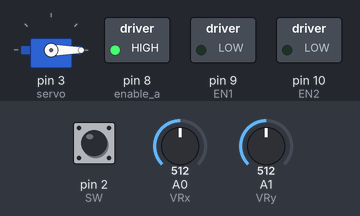
Recording of a sketch running on a simulated Arduino Uno, built with avr-gcc and run on an emulated ATmega328P. Shown: servo, switched loads named in the sketch (green lamp = pin HIGH). The inputs (shaded band) are chosen by the test bench; at power-on: A0 (VRx) = 512, A1 (VRy) = 512, pin 2 (SW) HIGH.

Above: at 1.2 s.
1.3 s: A0 (VRx) set to 461
2.8 s: A0 (VRx) set to 433
At 2.95 s:
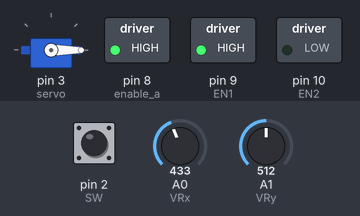
5.8 s: A0 (VRx) set to 610
At 5.95 s:
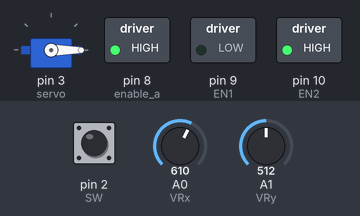
11.8 s: A0 (VRx) set to 586
At 12.2 s:
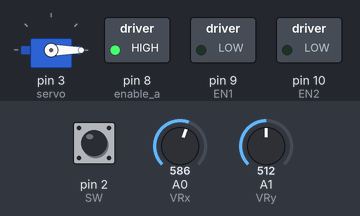
13.3 s: A1 (VRy) set to 584
14.8 s: A1 (VRy) set to 618
At 17.2 s:
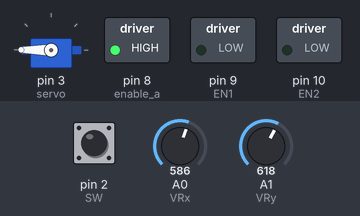
Timing chart, 0 to 18.7 s (numbered marks = the images above; inputs shaded):
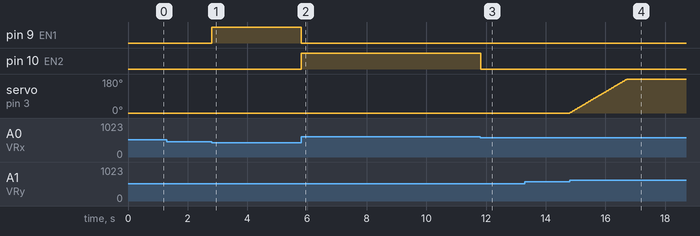

Measured:
- the behaviour switches between 450 and 449 on A0 (VRx) (found by bisection; images 0 and 1)
- the behaviour switches between 601 and 600 on A0 (VRx) (found by bisection; images 2 and 3)
- the behaviour switches between 600 and 601 on A1 (VRy) (found by bisection; images 3 and 4)
- after the input at 1.3 s, every drawn part: stays the same
- after the input at 2.8 s, pin 9 (EN1): LOW → HIGH at once
- after the input at 5.8 s, pin 9 (EN1): HIGH → LOW at once; pin 10 (EN2): LOW → HIGH at once
- after the input at 11.8 s, pin 10 (EN2): HIGH → LOW at once
- after the input at 13.3 s, every drawn part: stays the same
- after the input at 14.8 s, servo on pin 3 (servo): moves from 0° to 180° over 1.9 s, starting at once

The sketch:

fran.ino
```cpp
#include <Servo.h>
#include <Ultrasonic.h>

#define echo 4
#define trigger 5
#define VRx A0
#define VRy A1
#define SW 2

#define enable_a 8
#define EN1 9
#define EN2 10

Servo servo;
Ultrasonic ultrasonic(trigger, echo);
int pos, x_axe, y_axe, count;

void setup(){
  servo.attach(3);
  pinMode(VRx, INPUT);
  pinMode(VRy, INPUT);
  pinMode(SW,INPUT_PULLUP);

  pinMode(enable_a, OUTPUT);
  pinMode(EN1, OUTPUT);
  pinMode(EN2, OUTPUT);

  digitalWrite(enable_a,HIGH);
  servo.write(0);
  Serial.begin(9600);
  attachInterrupt(digitalPinToInterrupt(SW),range, FALLING);

}

String joystick(){
  x_axe=analogRead(VRx);
  y_axe=analogRead(VRy);
  bool xchange=x_axe<450;
  bool x2change=x_axe>600;
  bool ychange=y_axe<450;
  bool y2change=y_axe>600;
  String join =
  String (xchange)+
  String(x2change)+
  String(ychange)+
  String(y2change);

  return join;

}

void dcMotor (String control){
  if (control=="1000"){
    digitalWrite(EN1, HIGH);
    digitalWrite(EN2, LOW);
    delay(300);
  }
  if(control=="0100"){
    digitalWrite(EN1, LOW);
    digitalWrite(EN2, HIGH);
    delay(300);
  }
  digitalWrite(EN1, LOW);
  digitalWrite(EN2, LOW);
}

void servoMotor(String control){
  if(control=="0010" && pos > 0){
    pos--;
    servo.write(pos);
    delay(10);
  }
  if (control=="0001" && pos < 180){
    pos++;
    servo.write(pos);
    delay(10);
  }
}

void range(){
  int microsec;
  int cm;
  if(millis()-count>600){
    microsec = ultrasonic.timing ();
    cm= ultrasonic.convert (microsec, Ultrasonic::CM);
    Serial.print('\n');
    Serial.print("TOTAL DISTANCE : ");
    Serial.print(cm);
    Serial.print(" cm");
    delay(100);
    count=millis();
  }
}
void loop(){
  String teste = joystick();
  servoMotor (teste);
  dcMotor(teste);
}
```
